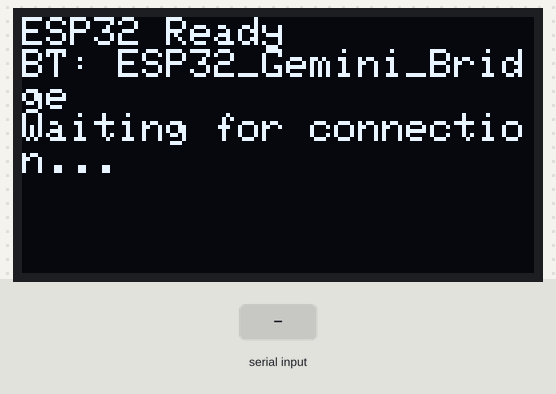
The sketch below on a simulated ESP32. On the bench: 128×64 one-colour display. Inputs (shaded band) come from the test bench. Nothing arrives over Bluetooth unless stated; what the sketch prints to the serial monitor is not drawn.

Above: at 3.2 s.
3.3 s: "1" received over Serial
At 5.2 s:
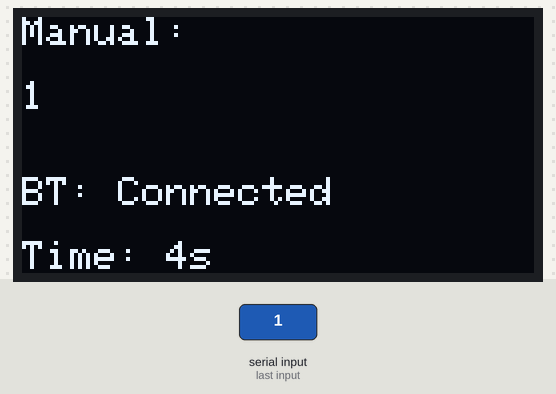
5.9 s: "1" received over the second serial link
At 8.1 s:
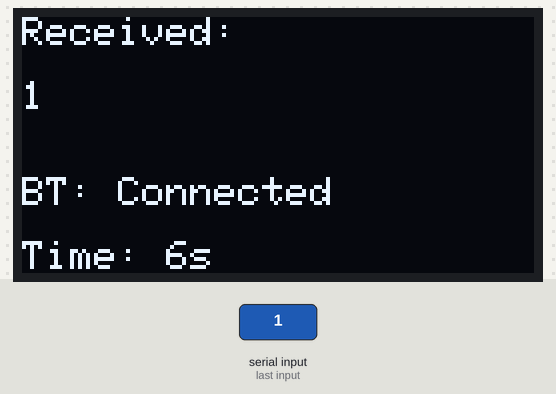
8.4 s: "0" received over Serial
At 10.2 s:
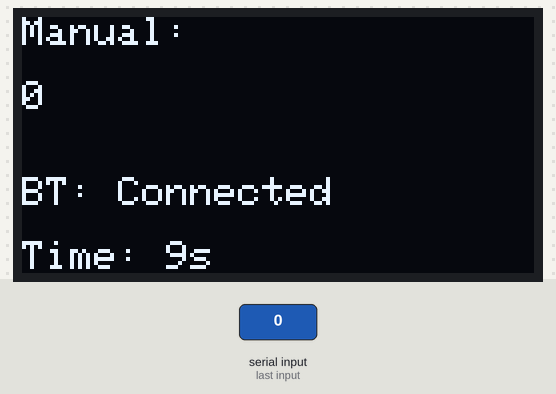
10.9 s: "0" received over the second serial link
At 13.2 s:
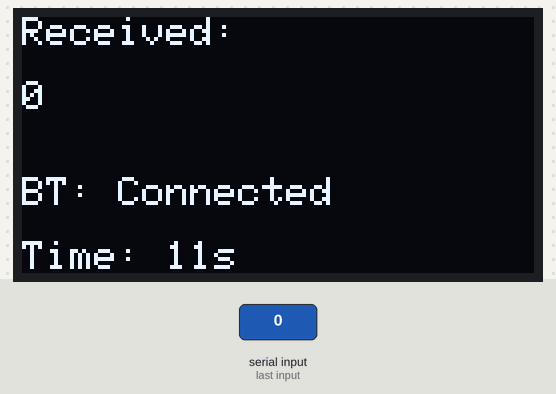
Timing chart, 0 to 14.7 s (numbered marks = the images above; inputs shaded):
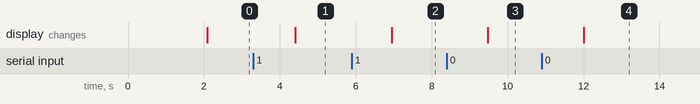

Measured:
- after the input at 3.3 s, the display: changes after 1.1 s (image 1)
- after the input at 5.9 s, the display: changes after 1.0 s (image 2)
- after the input at 8.4 s, the display: changes after 1.1 s (image 3)
- after the input at 10.9 s, the display: changes after 1.1 s (image 4)

The sketch:

esp32_bluetooth_spp.ino
```cpp
/*
 * ESP32 Bluetooth SPP Example for Gemini Bridge
 *
 * This example code shows how to set up an ESP32 to communicate
 * with the Flutter Gemini Bridge app via Bluetooth SPP.
 *
 * Requirements:
 * - ESP32 development board
 * - SSD1306 OLED display (128x64)
 * - Bluetooth enabled
 *
 * Libraries needed:
 * - BluetoothSerial
 * - Adafruit SSD1306
 * - Adafruit GFX
 */

#include "BluetoothSerial.h"
#include <Wire.h>
#include <Adafruit_GFX.h>
#include <Adafruit_SSD1306.h>

// OLED display configuration
#define SCREEN_WIDTH 128
#define SCREEN_HEIGHT 64
#define OLED_RESET -1
#define SCREEN_ADDRESS 0x3C

// Create display object
Adafruit_SSD1306 display(SCREEN_WIDTH, SCREEN_HEIGHT, &Wire, OLED_RESET);

// Bluetooth Serial object
BluetoothSerial SerialBT;

// State variables
String receivedMessage = "";
unsigned long lastRequestTime = 0;
const unsigned long REQUEST_INTERVAL = 30000; // 30 seconds
int currentCommand = 0;
String commands[] = {"WEATHER?", "TIME?", "DATE?", "HELLO?", "JOKE?", "QUOTE?"};

void setup() {
  Serial.begin(115200);

  // Initialize OLED display
  if(!display.begin(SSD1306_SWITCHCAPVCC, SCREEN_ADDRESS)) {
    Serial.println(F("SSD1306 allocation failed"));
    for(;;);
  }

  // Clear display
  display.clearDisplay();
  display.setTextSize(1);
  display.setTextColor(SSD1306_WHITE);
  display.setCursor(0,0);
  display.println("ESP32 Gemini Bridge");
  display.println("Initializing...");
  display.display();
  delay(2000);

  // Initialize Bluetooth
  SerialBT.begin("ESP32_Gemini_Bridge"); // Bluetooth device name
  Serial.println("Bluetooth device is now discoverable as 'ESP32_Gemini_Bridge'");

  // Update display
  display.clearDisplay();
  display.setCursor(0,0);
  display.println("ESP32 Ready");
  display.println("BT: ESP32_Gemini_Bridge");
  display.println("Waiting for connection...");
  display.display();

  lastRequestTime = millis();
}

void loop() {
  // Check for incoming Bluetooth messages
  if (SerialBT.available()) {
    receivedMessage = SerialBT.readString();
    receivedMessage.trim();

    Serial.println("Received: " + receivedMessage);

    // Display received message on OLED
    displayMessage("Received:", receivedMessage);

    // Send acknowledgment
    SerialBT.println("OK");
  }

  // Send periodic requests (every 30 seconds)
  if (millis() - lastRequestTime >= REQUEST_INTERVAL) {
    if (SerialBT.hasClient()) {
      String command = commands[currentCommand];
      SerialBT.println(command);
      Serial.println("Sent: " + command);

      // Display sent command on OLED
      displayMessage("Sent:", command);

      // Move to next command
      currentCommand = (currentCommand + 1) % (sizeof(commands) / sizeof(commands[0]));
    } else {
      // No client connected, show waiting message
      displayMessage("Status:", "No BT connection");
    }

    lastRequestTime = millis();
  }

  delay(100);
}

void displayMessage(String label, String message) {
  display.clearDisplay();
  display.setTextSize(1);
  display.setTextColor(SSD1306_WHITE);

  // Display label
  display.setCursor(0, 0);
  display.println(label);

  // Display message (truncate if too long)
  display.setCursor(0, 16);
  if (message.length() > 20) {
    display.println(message.substring(0, 17) + "...");
  } else {
    display.println(message);
  }

  // Display connection status
  display.setCursor(0, 40);
  if (SerialBT.hasClient()) {
    display.println("BT: Connected");
  } else {
    display.println("BT: Disconnected");
  }

  // Display time
  display.setCursor(0, 56);
  display.println("Time: " + String(millis() / 1000) + "s");

  display.display();
}

/*
 * Manual Commands (for testing):
 *
 * You can also send commands manually by opening the Serial Monitor
 * and typing commands. The ESP32 will forward them via Bluetooth.
 */
void serialEvent() {
  while (Serial.available()) {
    String command = Serial.readString();
    command.trim();

    if (command.length() > 0) {
      SerialBT.println(command);
      Serial.println("Forwarded: " + command);
      displayMessage("Manual:", command);
    }
  }
}
```
